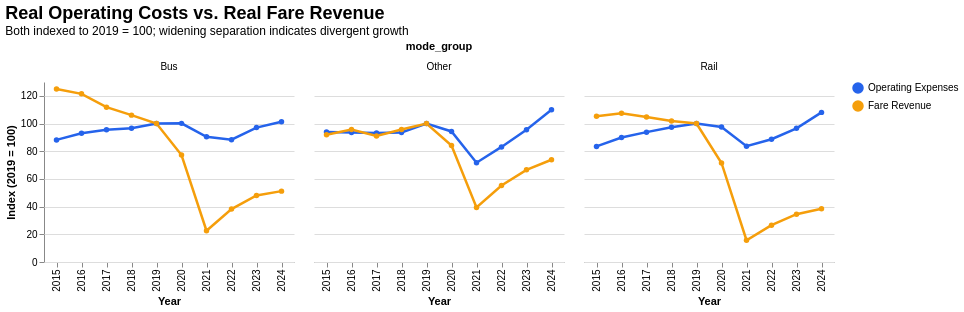

Write notebook code for a chart like this one.
### Markdown cell above
### Operating Costs vs. Fare Revenue, Indexed to 2019

### Code cell
scissors_chart = indexed_scissors(
    df_opex_wd_real, "mode_group", "year",
    ["opex_total_real", "fare_revenue_real"], 2019,
    {"opex_total_real": "Operating Expenses", "fare_revenue_real": "Fare Revenue"},
    ["#2563EB", "#F59E0B"],
    "Real Operating Costs vs. Real Fare Revenue",
    "Both indexed to 2019 = 100; widening separation indicates divergent growth"
)

scissors_chart

### Figure 1 — Vega specification as saved in the notebook (floating-point values rounded to 4 significant figures)
{"$schema": "https://vega.github.io/schema/vega/v6.json", "data": [{"name": "source_0", "values": [{"mode_group": "Bus", "year": 2015, "metric": "Operating Expenses", "index": 88.18}, {"mode_group": "Bus", "year": 2016, "metric": "Operating Expenses", "index": 93.03}, {"mode_group": "Bus", "year": 2017, "metric": "Operating Expenses", "index": 95.53}, {"mode_group": "Bus", "year": 2018, "metric": "Operating Expenses", "index": 96.57}, {"mode_group": "Bus", "year": 2019, "metric": "Operating Expenses", "index": 100.0}, {"mode_group": "Bus", "year": 2020, "metric": "Operating Expenses", "index": 100.1}, {"mode_group": "Bus", "year": 2021, "metric": "Operating Expenses", "index": 90.38}, {"mode_group": "Bus", "year": 2022, "metric": "Operating Expenses", "index": 88.34}, {"mode_group": "Bus", "year": 2023, "metric": "Operating Expenses", "index": 97.07}, {"mode_group": "Bus", "year": 2024, "metric": "Operating Expenses", "index": 101.3}, {"mode_group": "Other", "year": 2015, "metric": "Operating Expenses", "index": 93.86}, {"mode_group": "Other", "year": 2016, "metric": "Operating Expenses", "index": 93.5}, {"mode_group": "Other", "year": 2017, "metric": "Operating Expenses", "index": 93.19}, {"mode_group": "Other", "year": 2018, "metric": "Operating Expenses", "index": 93.52}, {"mode_group": "Other", "year": 2019, "metric": "Operating Expenses", "index": 100.0}, {"mode_group": "Other", "year": 2020, "metric": "Operating Expenses", "index": 94.29}, {"mode_group": "Other", "year": 2021, "metric": "Operating Expenses", "index": 71.72}, {"mode_group": "Other", "year": 2022, "metric": "Operating Expenses", "index": 83.12}, {"mode_group": "Other", "year": 2023, "metric": "Operating Expenses", "index": 95.53}, {"mode_group": "Other", "year": 2024, "metric": "Operating Expenses", "index": 109.9}, {"mode_group": "Rail", "year": 2015, "metric": "Operating Expenses", "index": 83.49}, {"mode_group": "Rail", "year": 2016, "metric": "Operating Expenses", "index": 89.92}, {"mode_group": "Rail", "year": 2017, "metric": "Operating Expenses", "index": 93.78}, {"mode_group": "Rail", "year": 2018, "metric": "Operating Expenses", "index": 97.37}, {"mode_group": "Rail", "year": 2019, "metric": "Operating Expenses", "index": 100.0}, {"mode_group": "Rail", "year": 2020, "metric": "Operating Expenses", "index": 97.51}, {"mode_group": "Rail", "year": 2021, "metric": "Operating Expenses", "index": 83.61}, {"mode_group": "Rail", "year": 2022, "metric": "Operating Expenses", "index": 88.68}, {"mode_group": "Rail", "year": 2023, "metric": "Operating Expenses", "index": 96.54}, {"mode_group": "Rail", "year": 2024, "metric": "Operating Expenses", "index": 108.1}, {"mode_group": "Bus", "year": 2015, "metric": "Fare Revenue", "index": 125.0}, {"mode_group": "Bus", "year": 2016, "metric": "Fare Revenue", "index": 121.4}, {"mode_group": "Bus", "year": 2017, "metric": "Fare Revenue", "index": 111.8}, {"mode_group": "Bus", "year": 2018, "metric": "Fare Revenue", "index": 106.1}, {"mode_group": "Bus", "year": 2019, "metric": "Fare Revenue", "index": 100.0}, {"mode_group": "Bus", "year": 2020, "metric": "Fare Revenue", "index": 77.25}, {"mode_group": "Bus", "year": 2021, "metric": "Fare Revenue", "index": 22.6}, {"mode_group": "Bus", "year": 2022, "metric": "Fare Revenue", "index": 38.26}, {"mode_group": "Bus", "year": 2023, "metric": "Fare Revenue", "index": 48.08}, {"mode_group": "Bus", "year": 2024, "metric": "Fare Revenue", "index": 51.19}, {"mode_group": "Other", "year": 2015, "metric": "Fare Revenue", "index": 91.96}, {"mode_group": "Other", "year": 2016, "metric": "Fare Revenue", "index": 95.74}, {"mode_group": "Other", "year": 2017, "metric": "Fare Revenue", "index": 91.07}, {"mode_group": "Other", "year": 2018, "metric": "Fare Revenue", "index": 95.72}, {"mode_group": "Other", "year": 2019, "metric": "Fare Revenue", "index": 100.0}, {"mode_group": "Other", "year": 2020, "metric": "Fare Revenue", "index": 84.17}, {"mode_group": "Other", "year": 2021, "metric": "Fare Revenue", "index": 39.35}, {"mode_group": "Other", "year": 2022, "metric": "Fare Revenue", "index": 55.23}, {"mode_group": "Other", "year": 2023, "metric": "Fare Revenue", "index": 66.55}, {"mode_group": "Other", "year": 2024, "metric": "Fare Revenue", "index": 73.84}, {"mode_group": "Rail", "year": 2015, "metric": "Fare Revenue", "index": 105.2}, {"mode_group": "Rail", "year": 2016, "metric": "Fare Revenue", "index": 107.4}, {"mode_group": "Rail", "year": 2017, "metric": "Fare Revenue", "index": 104.7}, {"mode_group": "Rail", "year": 2018, "metric": "Fare Revenue", "index": 101.8}, {"mode_group": "Rail", "year": 2019, "metric": "Fare Revenue", "index": 100.0}, {"mode_group": "Rail", "year": 2020, "metric": "Fare Revenue", "index": 71.52}, {"mode_group": "Rail", "year": 2021, "metric": "Fare Revenue", "index": 15.71}, {"mode_group": "Rail", "year": 2022, "metric": "Fare Revenue", "index": 26.62}, {"mode_group": "Rail", "year": 2023, "metric": "Fare Revenue", "index": 34.54}, {"mode_group": "Rail", "year": 2024, "metric": "Fare Revenue", "index": 38.42}]}, {"name": "facet_domain", "values": [{"mode_group": "Bus", "count": 20}, {"mode_group": "Other", "count": 20}, {"mode_group": "Rail", "count": 20}]}, {"name": "facet_domain_row", "values": [{"data": 0.0}]}, {"name": "facet_domain_column", "transform": [{"type": "sequence", "start": 0.0, "stop": {"signal": "min(length(data(\"facet_domain\")), 3)"}}]}, {"name": "data_2", "values": [{"index": 88.18, "year": 2015}, {"index": 93.03, "year": 2016}, {"index": 95.53, "year": 2017}, {"index": 96.57, "year": 2018}, {"index": 100.0, "year": 2019}, {"index": 100.1, "year": 2020}, {"index": 90.38, "year": 2021}, {"index": 88.34, "year": 2022}, {"index": 97.07, "year": 2023}, {"index": 101.3, "year": 2024}, {"index": 93.86, "year": 2015}, {"index": 93.5, "year": 2016}, {"index": 93.19, "year": 2017}, {"index": 93.52, "year": 2018}, {"index": 100.0, "year": 2019}, {"index": 94.29, "year": 2020}, {"index": 71.72, "year": 2021}, {"index": 83.12, "year": 2022}, {"index": 95.53, "year": 2023}, {"index": 109.9, "year": 2024}, {"index": 83.49, "year": 2015}, {"index": 89.92, "year": 2016}, {"index": 93.78, "year": 2017}, {"index": 97.37, "year": 2018}, {"index": 100.0, "year": 2019}, {"index": 97.51, "year": 2020}, {"index": 83.61, "year": 2021}, {"index": 88.68, "year": 2022}, {"index": 96.54, "year": 2023}, {"index": 108.1, "year": 2024}, {"index": 125.0, "year": 2015}, {"index": 121.4, "year": 2016}, {"index": 111.8, "year": 2017}, {"index": 106.1, "year": 2018}, {"index": 100.0, "year": 2019}, {"index": 77.25, "year": 2020}, {"index": 22.6, "year": 2021}, {"index": 38.26, "year": 2022}, {"index": 48.08, "year": 2023}, {"index": 51.19, "year": 2024}, {"index": 91.96, "year": 2015}, {"index": 95.74, "year": 2016}, {"index": 91.07, "year": 2017}, {"index": 95.72, "year": 2018}, {"index": 100.0, "year": 2019}, {"index": 84.17, "year": 2020}, {"index": 39.35, "year": 2021}, {"index": 55.23, "year": 2022}, {"index": 66.55, "year": 2023}, {"index": 73.84, "year": 2024}, {"index": 105.2, "year": 2015}, {"index": 107.4, "year": 2016}, {"index": 104.7, "year": 2017}, {"index": 101.8, "year": 2018}, {"index": 100.0, "year": 2019}, {"index": 71.52, "year": 2020}, {"index": 15.71, "year": 2021}, {"index": 26.62, "year": 2022}, {"index": 34.54, "year": 2023}, {"index": 38.42, "year": 2024}]}, {"name": "source_0_x_domain_year_0", "values": [{"year": 2015}, {"year": 2016}, {"year": 2017}, {"year": 2018}, {"year": 2019}, {"year": 2020}, {"year": 2021}, {"year": 2022}, {"year": 2023}, {"year": 2024}]}, {"name": "data_2_x_domain_year_1", "values": [{"year": 2015}, {"year": 2016}, {"year": 2017}, {"year": 2018}, {"year": 2019}, {"year": 2020}, {"year": 2021}, {"year": 2022}, {"year": 2023}, {"year": 2024}]}], "signals": [{"name": "child_width", "value": 250}, {"name": "child_height", "value": 180}], "marks": [{"type": "group", "name": "facet-title", "title": {"text": "mode_group", "style": "guide-title", "offset": 10}, "role": "column-title"}, {"type": "group", "name": "row_header", "from": {"data": "facet_domain_row"}, "encode": {"update": {"height": {"signal": "child_height"}}}, "axes": [{"scale": "y", "zindex": 0, "tickCount": {"signal": "ceil(child_height/40)"}, "grid": false, "labelOverlap": true, "orient": "left", "title": "Index (2019 = 100)"}], "role": "row-header"}, {"type": "group", "name": "column_footer", "from": {"data": "facet_domain_column"}, "encode": {"update": {"width": {"signal": "child_width"}}}, "axes": [{"scale": "x", "orient": "bottom", "labelAlign": "right", "labelBaseline": "middle", "zindex": 0, "title": "Year", "labelAngle": 270, "grid": false}], "role": "column-footer"}, {"type": "group", "name": "cell", "from": {"facet": {"data": "source_0", "name": "facet", "groupby": ["mode_group"]}}, "sort": {"field": ["datum[\"mode_group\"]"], "order": ["ascending"]}, "encode": {"update": {"height": {"signal": "child_height"}, "width": {"signal": "child_width"}}}, "data": [{"name": "data_0", "source": "facet", "transform": [{"type": "filter", "expr": "isValid(datum[\"index\"]) && isFinite(+datum[\"index\"])"}, {"type": "project", "fields": ["index", "metric", "mode_group", "year"]}]}], "marks": [{"type": "group", "name": "child_layer_0_pathgroup", "from": {"facet": {"data": "facet", "name": "faceted_path_child_layer_0_main", "groupby": ["metric", "metric"]}}, "encode": {"update": {"width": {"field": {"signal": null, "datum": null, "group": "width", "parent": null}}, "height": {"field": {"signal": null, "datum": null, "group": "height", "parent": null}}}}, "marks": [{"type": "line", "name": "child_layer_0_marks", "from": {"data": "faceted_path_child_layer_0_main"}, "sort": {"field": "x"}, "encode": {"update": {"stroke": {"field": "metric", "scale": "color"}, "defined": {"signal": "isValid(datum[\"index\"]) && isFinite(+datum[\"index\"])"}, "tooltip": {"signal": "{\"mode_group\": isValid(datum[\"mode_group\"]) ? isArray(datum[\"mode_group\"]) ? join(datum[\"mode_group\"], '\\n') : datum[\"mode_group\"] : \"\"+datum[\"mode_group\"], \"year\": format(datum[\"year\"], \"\"), \"metric\": isValid(datum[\"metric\"]) ? isArray(datum[\"metric\"]) ? join(datum[\"metric\"], '\\n') : datum[\"metric\"] : \"\"+datum[\"metric\"], \"index\": format(datum[\"index\"], \".1f\")}"}, "x": {"field": "year", "scale": "x"}, "y": {"field": "index", "scale": "y"}, "strokeWidth": {"value": 2.5}}}, "style": ["line"]}]}, {"type": "symbol", "name": "child_layer_1_marks", "from": {"data": "data_0"}, "encode": {"update": {"x": {"field": "year", "scale": "x"}, "y": {"field": "index", "scale": "y"}, "opacity": {"value": 1}, "fill": {"field": "metric", "scale": "color"}, "tooltip": {"signal": "{\"mode_group\": isValid(datum[\"mode_group\"]) ? isArray(datum[\"mode_group\"]) ? join(datum[\"mode_group\"], '\\n') : datum[\"mode_group\"] : \"\"+datum[\"mode_group\"], \"year\": format(datum[\"year\"], \"\"), \"metric\": isValid(datum[\"metric\"]) ? isArray(datum[\"metric\"]) ? join(datum[\"metric\"], '\\n') : datum[\"metric\"] : \"\"+datum[\"metric\"], \"index\": format(datum[\"index\"], \".1f\")}"}}}, "style": ["point"]}], "axes": [{"scale": "y", "domain": false, "labels": false, "maxExtent": 0, "orient": "left", "minExtent": 0, "gridScale": "x", "grid": true, "tickCount": {"signal": "ceil(child_height/40)"}, "aria": false, "ticks": false, "zindex": 0}], "title": {"text": {"signal": "isValid(parent[\"mode_group\"]) ? parent[\"mode_group\"] : \"\"+parent[\"mode_group\"]"}, "offset": 10, "frame": "group", "style": "guide-label"}, "style": "cell"}], "scales": [{"name": "x", "type": "point", "domain": {"fields": [{"data": "source_0_x_domain_year_0", "field": "year"}, {"data": "data_2_x_domain_year_1", "field": "year"}], "sort": true}, "range": [0, {"signal": "child_width"}], "padding": 0.5}, {"name": "y", "type": "linear", "domain": {"fields": [{"data": "source_0", "field": "index"}, {"data": "data_2", "field": "index"}]}, "range": [{"signal": "child_height"}, 0], "nice": true, "zero": true}, {"name": "color", "type": "ordinal", "domain": ["Operating Expenses", "Fare Revenue"], "range": ["#2563EB", "#F59E0B"]}], "title": {"text": "Real Operating Costs vs. Real Fare Revenue", "subtitle": "Both indexed to 2019 = 100; widening separation indicates divergent growth", "anchor": "start", "fontSize": 18, "fontWeight": 600}, "config": {"style": {"cell": {"strokeWidth": 0}}}, "background": "white", "padding": 5, "layout": {"padding": 20, "bounds": "full", "align": "all", "columns": 3}, "legends": [{"stroke": "color", "symbolType": "circle", "fill": "color", "encode": {"symbols": {"update": {"opacity": {"value": 1}}}}}]}
